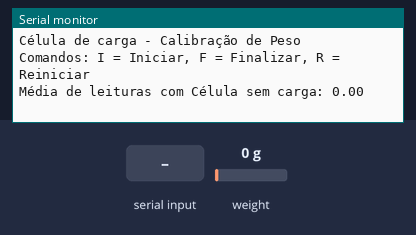
Simulated run of this sketch. Board: Arduino Uno, built with avr-gcc and run on an emulated ATmega328P. On the bench: the last lines printed to the serial monitor. Inputs (shaded band) come from the test bench; at power-on: weight on the scale 0 g.

Above: at 3.2 s.
3.3 s: "I" received over Serial
At 4.9 s:
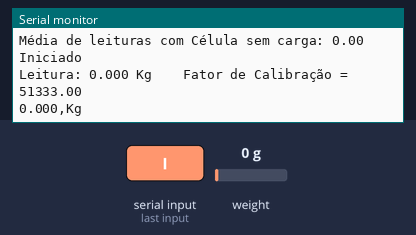
5.6 s: "F" received over Serial
At 7.4 s:
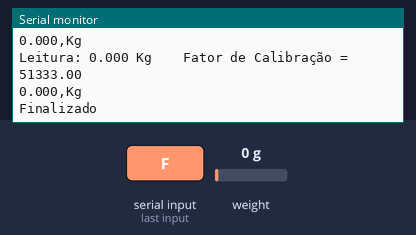
7.7 s: "R" received over Serial
At 8.1 s:
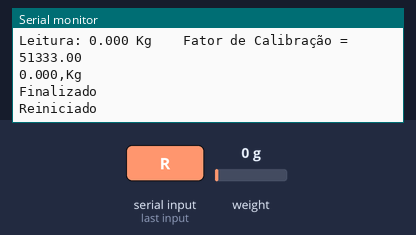
9.2 s: weight on the scale set to 100 g
At 10.3 s:
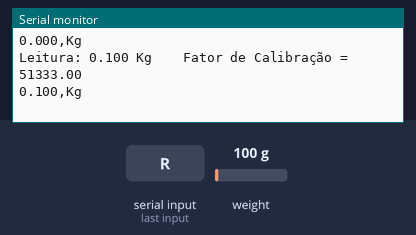
10.7 s: weight on the scale set to 1250 g
At 12.2 s:
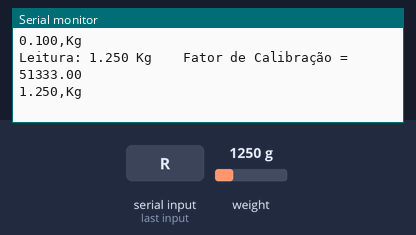
Timing chart, 0 to 13.2 s (numbered marks = the images above; inputs shaded):
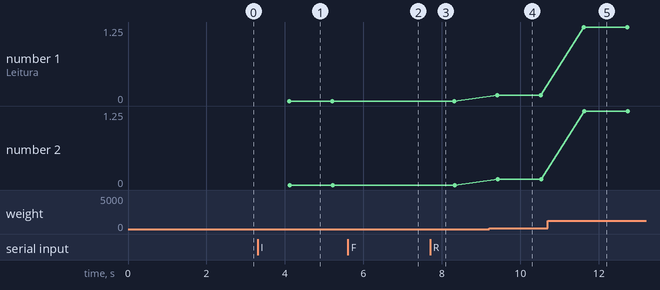

Measured:
- after the input at 3.3 s, the serial monitor: prints a new line after 0.71 s (image 1)
- after the input at 5.6 s, the serial monitor: prints a new line after 0.61 s (image 2)
- after the input at 7.7 s, the serial monitor: prints a new line at once (image 3)
- after the input at 9.2 s, the serial monitor: prints a new line after 0.21 s (image 4)
- after the input at 10.7 s, the serial monitor: prints a new line after 0.92 s (image 5)
- plotted number 1: 0 → 0.1 after the input at 9.2 s, 0.1 → 1.25 after the input at 10.7 s
- plotted number 2: 0 → 0.1 after the input at 9.2 s, 0.1 → 1.25 after the input at 10.7 s

The sketch:

CelulaCarga.ino
```cpp
#include <HX711.h> // adiciona a biblioteca ao código

// configuração dos pinos para o módulo HX711
const int PINO_DT = 3;
const int PINO_SCK = 2;

const int TEMPO_ESPERA = 1000; // declaração da variável de espera

HX711 escala; // declaração do objeto escala na classe HX711 da biblioteca

float fator_calibracao = 51333; // pre-definição da variável de calibração

char comando; // declaração da variável que irá receber os comandos para alterar o fator de calibração

bool inicializado = false; // variável para armazenar o estado do sistema

void setup() {
  // mensagens do monitor serial
  Serial.begin(57600);
  Serial.println("Célula de carga - Calibração de Peso");
  Serial.println("Comandos: I = Iniciar, F = Finalizar, R = Reiniciar");

  escala.begin(PINO_DT, PINO_SCK); // inicialização e definição dos pinos DT e SCK dentro do objeto ESCALA

  // realiza uma média entre leituras com a célula sem carga
  float media_leitura = escala.read_average();
  Serial.print("Média de leituras com Célula sem carga: ");
  Serial.print(media_leitura);
  Serial.println();

  escala.tare(); // zera a escala
}

void loop() {
  if (Serial.available()) {
    comando = Serial.read();
    if (comando == 'I') {
      inicializado = true;
      Serial.println("Iniciado");
    }
    if (comando == 'F') {
      inicializado = false;
      Serial.println("Finalizado");
      delay(500); // pequeno atraso para evitar problemas de debounce
    }
    if (comando == 'R') {
      inicializado = false;
      Serial.println("Reiniciado");
      delay(500); // pequeno atraso para evitar problemas de debounce
      inicializado = true;
      Serial.println("Iniciado");
    }
    if (comando == 'n') fator_calibracao -= 1;
    if (comando == 'm') fator_calibracao += 1;
    if (comando == 'v') fator_calibracao -= 10;
    if (comando == 'b') fator_calibracao += 10;
    if (comando == 'x') fator_calibracao -= 100;
    if (comando == 'c') fator_calibracao += 100;
  }

  if (inicializado) {
    escala.set_scale(fator_calibracao); // ajusta a escala para o fator de calibração

    // verifica se o módulo está pronto para realizar leituras
    if (escala.is_ready()) {
      // mensagens de leitura no monitor serial
      float peso = escala.get_units();
      Serial.print("Leitura: ");
      Serial.print(peso, 3); // retorna a leitura da variável escala em Quilos
      Serial.print(" Kg");
      Serial.print(" \t Fator de Calibração = ");
      Serial.print(fator_calibracao);
      Serial.println();

      // enviar dados em formato CSV
      Serial.print(peso, 3);
      Serial.println(",Kg");
    } else {
      Serial.print("HX-711 ocupado");
    }
  }

  delay(TEMPO_ESPERA);
}
```
